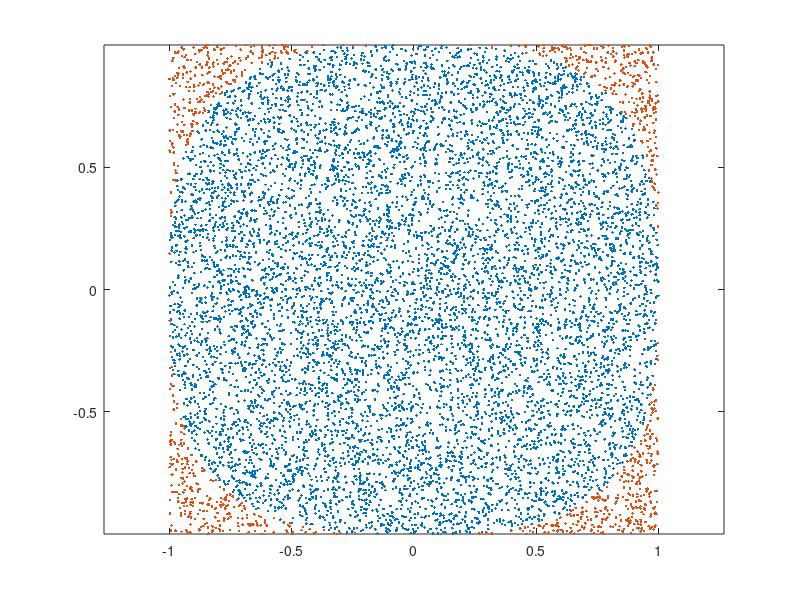

Reproduce this figure in MATLAB.
% zad1
N = 10000;
p = 3;
x = 2*rand(N,1)-1;
y = 2*rand(N,1)-1;

vk = abs(x).^p + abs(y).^p;
v = vk.^(1/p);

in = v<=1;
out = v>1;

plot(x(in),y(in),'.');
hold on
plot(x(out),y(out),'.');
axis equal;
hold off;

% zad 2
Obj = 4*sum(in)/N;  
disp(Obj)



